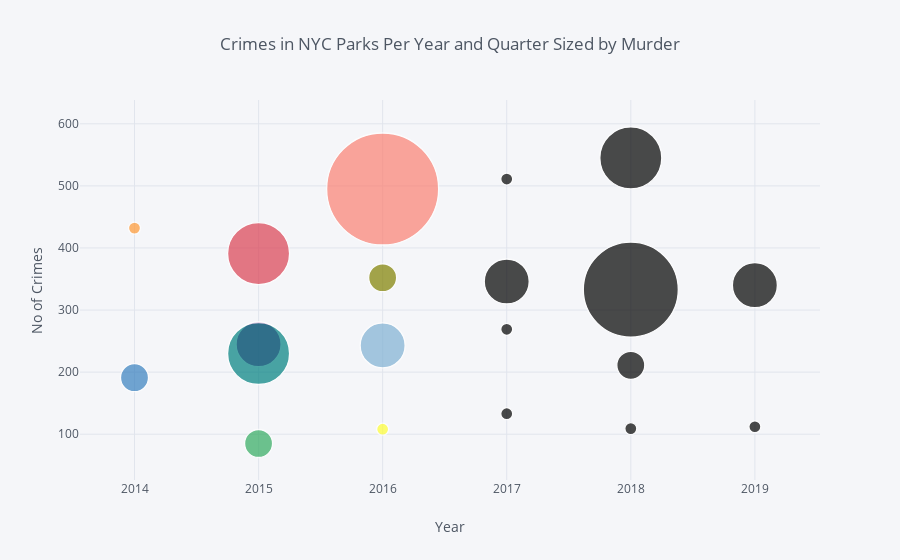

The code cell stored with this chart in its notebook:
### Code cell
#Bubble plot sized by Murder
by_quarter.iplot(kind='bubble',x='YEAR',y='TOTAL',size='MURDER',xTitle='Year',yTitle='No of Crimes',title='Crimes in NYC Parks Per Year and Quarter Sized by Murder',  nticks = 7)

### Figure 1 — Plotly figure (JSON) as saved in the notebook; plotly's stock layout.template omitted (floating-point values rounded to 4 significant figures)
{"data": [{"marker": {"color": ["rgb(255, 153, 51)", "rgb(55, 128, 191)", "rgb(50, 171, 96)", "rgb(128, 0, 128)", "rgb(219, 64, 82)", "rgb(0, 128, 128)", "rgb(255, 255, 51)", "rgb(128, 128, 0)", "rgb(251, 128, 114)", "rgb(128, 177, 211)"], "line": {"width": 1.3}, "size": [12, 28, 28, 45, 62, 62, 12, 28, 112, 45, 12, 45, 12, 12, 12, 95, 62, 28, 12, 45], "symbol": "circle"}, "mode": "markers", "text": "", "type": "scatter", "uid": "982eae3c-22af-47a4-a130-04a13db1af96", "x": [2014, 2014, 2015, 2015, 2015, 2015, 2016, 2016, 2016, 2016, 2017, 2017, 2017, 2017, 2018, 2018, 2018, 2018, 2019, 2019], "y": [432, 191, 85, 245, 391, 230, 108, 352, 495, 243, 133, 346, 511, 269, 109, 333, 545, 211, 112, 340]}], "layout": {"legend": {"bgcolor": "#F5F6F9", "font": {"color": "#4D5663"}}, "paper_bgcolor": "#F5F6F9", "plot_bgcolor": "#F5F6F9", "title": {"font": {"color": "#4D5663"}, "text": "Crimes in NYC Parks Per Year and Quarter Sized by Murder"}, "xaxis": {"gridcolor": "#E1E5ED", "nticks": 7, "showgrid": true, "tickfont": {"color": "#4D5663"}, "title": {"font": {"color": "#4D5663"}, "text": "Year"}, "zerolinecolor": "#E1E5ED"}, "yaxis": {"gridcolor": "#E1E5ED", "nticks": 7, "showgrid": true, "tickfont": {"color": "#4D5663"}, "title": {"font": {"color": "#4D5663"}, "text": "No of Crimes"}, "zerolinecolor": "#E1E5ED"}}}
